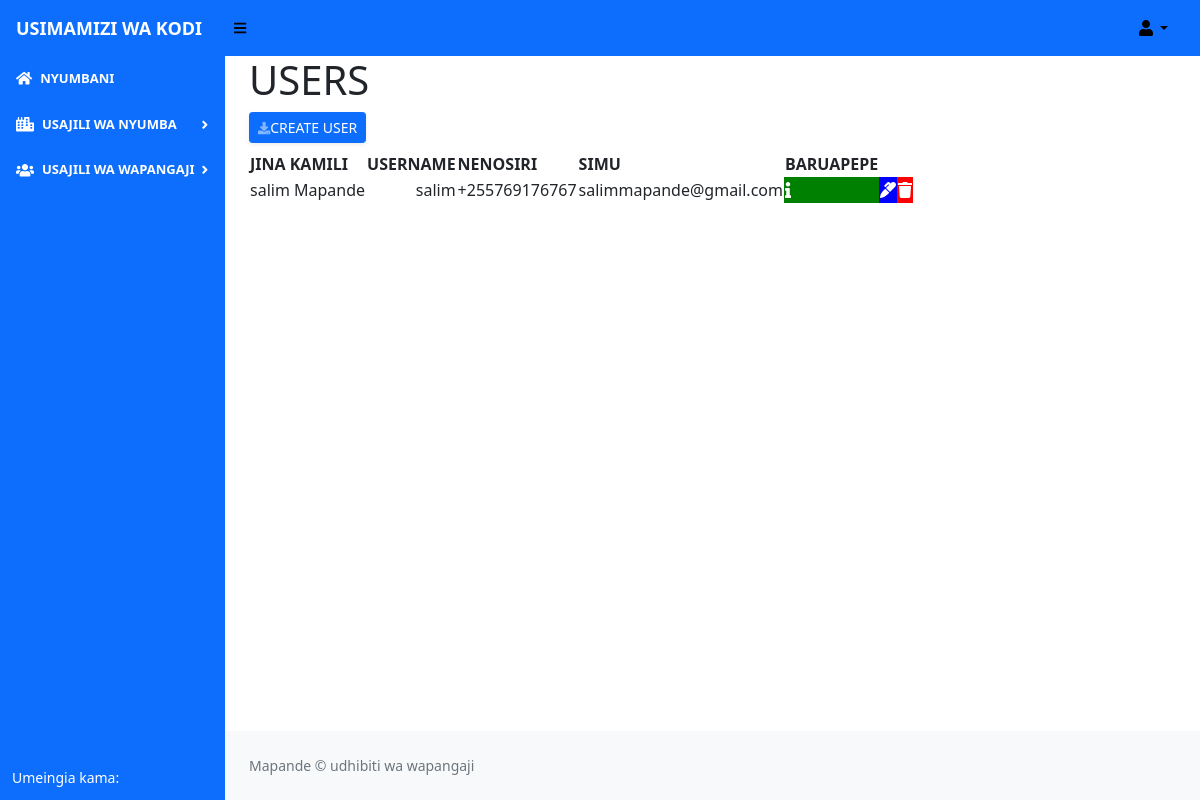
/user_accounts, run on an earlier commit of the app's database.
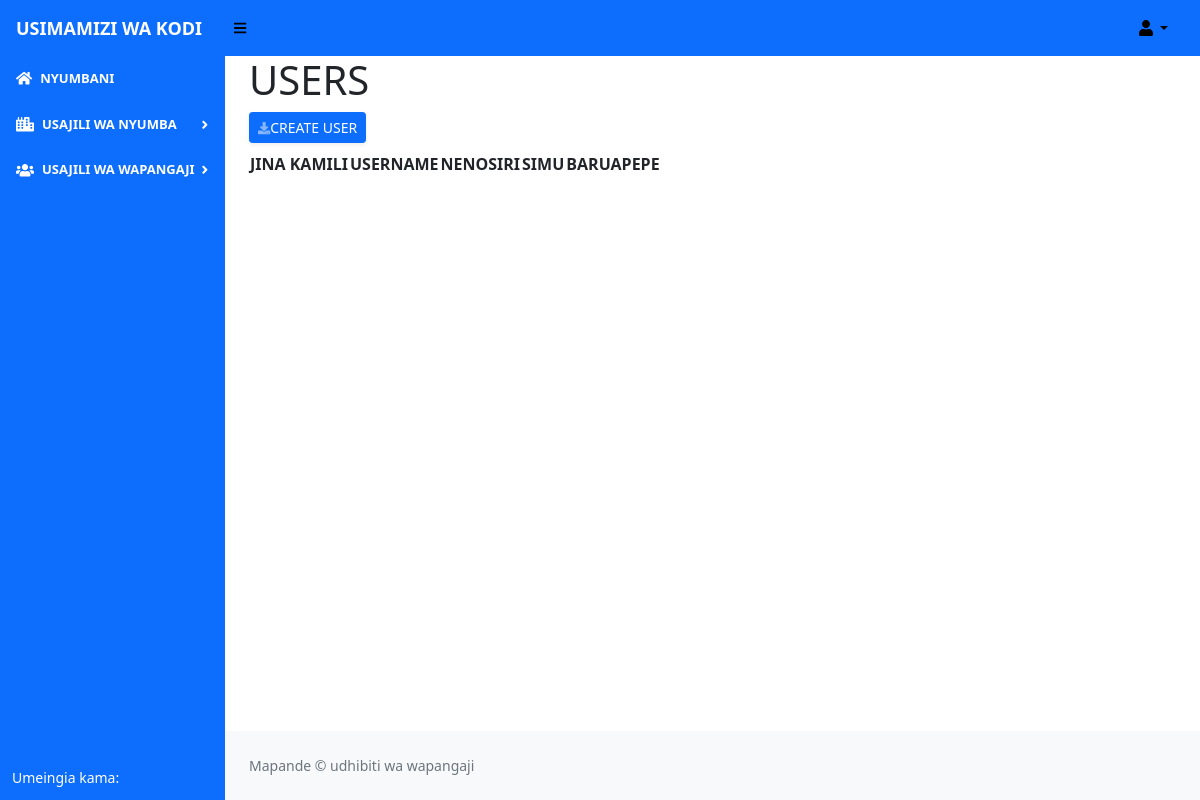
And on a later commit of the database.
### renting/models.py (models this page shows, shortened)
class User(db.Model, UserMixin):
    __tablename__ = 'user'
    id = db.Column(db.Integer(), primary_key = True)
    first_name =  db.Column(db.String(length = 50), nullable = False)
    surname =  db.Column(db.String(length = 50), nullable = False)
    username = db.Column(db.String(length=30), nullable=False, unique=True)
    phone =  db.Column(db.String(length = 15), nullable = False)
    email = db.Column(db.String(length=50), nullable = True)
    password_hash = db.Column(db.String(200), nullable = False)
    @property
    def password(self):
        return self.password

### renting/routes.py (the view)
@app.route('/user_accounts')
def user_accounts():
    users  = User.query.all()
    return render_template('users.html', users = users)

### renting/templates/users.html (shortened to what this page needs)
{% extends 'base.html' %}
{% block content %}
<div class="content-heading"><h1>USERS</h1></div>
<div class="row">
    <div class="col-lg-12 mb-2">
        <a href="{{url_for('lease_tenant')}}"
           class=" d-sm-inline-block btn btn-sm btn-primary shadow-sm"><i
                class="fas fa-download fa-sm text-white-50"></i>CREATE USER</a>
    </div>
</div>
    <table id="datatablesSimple">
        <thead>
            <tr>
                <th>JINA KAMILI </th>
                <th>USERNAME</th>
                <th>NENOSIRI</th>
                <th>SIMU</th>
                <th>BARUAPEPE</th>
                <th></th>
                <th></th>
                <th></th>
            </tr>
        </thead>
        <tbody>
            {% for user in users %}
            <tr>
                <td>{{ user.first_name + ' ' + user.surname}}</td>
                <td style="text-align: right;">{{ user.username }}</td>
                <td>{{ user.phone }}</td>
                <td>{{ user.email }}</td>
                <td style="background-color: green;"><a href="/tenantdetails/{{ user.id }}" ><span class="fa fa-info" style="font-size: 16px; color: white;" data-bs-toggle="tooltip" data-bs-placement="top" title="Info"></span></a> </td>
                <td style="background-color: blue;"><a href="/updatetenant/{{ user.id }}"> <span class="fa fa-marker" style='font-size:16px;color:white;' color="&#xf044;" data-bs-toggle="tooltip" data-bs-placement="top" title="Edit"></span></a> </td>
                <td style="background-color: red;"><a href="/confirmdeletetenant/{{ user.id }}"> <span class="fa fa-trash" style='font-size:16px;color:white;' data-bs-toggle="tooltip" data-bs-placement="top" title="Delete"></span></a> </td>
            </tr>
            {% endfor %}
        </tbody>
    </table>
{% endblock %}

What changed in the data, as far as the page shows it:
removed User: first_name+surname "salim Mapande", username "salim", phone "+255769176767", email "salimmapande@gmail.com"
